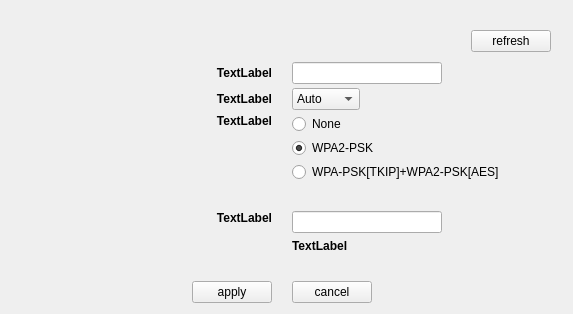
             <widget class="QWidget" name="page_wc_setting">
              <property name="pluginSettingPage" stdset="0">
               <string>1</string>
              </property>
              <widget class="QFrame" name="frame_6">
               <property name="geometry">
                <rect>
                 <x>0</x>
                 <y>280</y>
                 <width>564</width>
                 <height>25</height>
                </rect>
               </property>
               <property name="frameShape">
                <enum>QFrame::NoFrame</enum>
               </property>
               <property name="frameShadow">
                <enum>QFrame::Plain</enum>
               </property>
               <layout class="QHBoxLayout" name="horizontalLayout_6">
                <property name="spacing">
                 <number>20</number>
                </property>
                <property name="leftMargin">
                 <number>0</number>
                </property>
                <property name="topMargin">
                 <number>0</number>
                </property>
                <property name="rightMargin">
                 <number>0</number>
                </property>
                <property name="bottomMargin">
                 <number>0</number>
                </property>
                <item>
                 <spacer name="horizontalSpacer_7">
                  <property name="orientation">
                   <enum>Qt::Horizontal</enum>
                  </property>
                  <property name="sizeHint" stdset="0">
                   <size>
                    <width>40</width>
                    <height>20</height>
                   </size>
                  </property>
                 </spacer>
                </item>
                <item>
                 <widget class="QPushButton" name="but_apply">
                  <property name="text">
                   <string>apply</string>
                  </property>
                  <property name="autoDefault">
                   <bool>true</bool>
                  </property>
                 </widget>
                </item>
                <item>
                 <widget class="QPushButton" name="but_setting_cancel">
                  <property name="text">
                   <string>cancel</string>
                  </property>
                  <property name="autoDefault">
                   <bool>true</bool>
                  </property>
                 </widget>
                </item>
                <item>
                 <spacer name="horizontalSpacer_8">
                  <property name="orientation">
                   <enum>Qt::Horizontal</enum>
                  </property>
                  <property name="sizeHint" stdset="0">
                   <size>
                    <width>40</width>
                    <height>20</height>
                   </size>
                  </property>
                 </spacer>
                </item>
               </layout>
              </widget>
              <widget class="QFrame" name="frame_14">
               <property name="geometry">
                <rect>
                 <x>20</x>
                 <y>0</y>
                 <width>531</width>
                 <height>52</height>
                </rect>
               </property>
               <property name="frameShape">
                <enum>QFrame::NoFrame</enum>
               </property>
               <property name="frameShadow">
                <enum>QFrame::Plain</enum>
               </property>
               <layout class="QHBoxLayout" name="horizontalLayout_15">
                <property name="leftMargin">
                 <number>0</number>
                </property>
                <property name="topMargin">
                 <number>0</number>
                </property>
                <property name="rightMargin">
                 <number>0</number>
                </property>
                <property name="bottomMargin">
                 <number>0</number>
                </property>
                <item>
                 <widget class="QLabel" name="label_info_error_2">
                  <property name="sizePolicy">
                   <sizepolicy hsizetype="Preferred" vsizetype="Preferred">
                    <horstretch>0</horstretch>
                    <verstretch>0</verstretch>
                   </sizepolicy>
                  </property>
                  <property name="minimumSize">
                   <size>
                    <width>390</width>
                    <height>0</height>
                   </size>
                  </property>
                  <property name="text">
                   <string/>
                  </property>
                  <property name="alignment">
                   <set>Qt::AlignLeading|Qt::AlignLeft|Qt::AlignVCenter</set>
                  </property>
                  <property name="wordWrap">
                   <bool>true</bool>
                  </property>
                  <property name="openExternalLinks">
                   <bool>true</bool>
                  </property>
                 </widget>
                </item>
                <item>
                 <spacer name="horizontalSpacer_18">
                  <property name="orientation">
                   <enum>Qt::Horizontal</enum>
                  </property>
                  <property name="sizeHint" stdset="0">
                   <size>
                    <width>10</width>
                    <height>20</height>
                   </size>
                  </property>
                 </spacer>
                </item>
                <item>
                 <widget class="QFrame" name="fr_indicator1">
                  <property name="sizePolicy">
                   <sizepolicy hsizetype="Fixed" vsizetype="Expanding">
                    <horstretch>0</horstretch>
                    <verstretch>0</verstretch>
                   </sizepolicy>
                  </property>
                  <property name="minimumSize">
                   <size>
                    <width>35</width>
                    <height>0</height>
                   </size>
                  </property>
                  <property name="frameShape">
                   <enum>QFrame::NoFrame</enum>
                  </property>
                  <property name="frameShadow">
                   <enum>QFrame::Plain</enum>
                  </property>
                 </widget>
                </item>
                <item>
                 <layout class="QVBoxLayout" name="verticalLayout_10">
                  <item>
                   <spacer name="verticalSpacer_5">
                    <property name="orientation">
                     <enum>Qt::Vertical</enum>
                    </property>
                    <property name="sizeHint" stdset="0">
                     <size>
                      <width>20</width>
                      <height>40</height>
                     </size>
                    </property>
                   </spacer>
                  </item>
                  <item>
                   <widget class="QPushButton" name="but_refresh2">
                    <property name="sizePolicy">
                     <sizepolicy hsizetype="Preferred" vsizetype="Fixed">
                      <horstretch>0</horstretch>
                      <verstretch>0</verstretch>
                     </sizepolicy>
                    </property>
                    <property name="text">
                     <string>refresh</string>
                    </property>
                    <property name="autoDefault">
                     <bool>true</bool>
                    </property>
                   </widget>
                  </item>
                 </layout>
                </item>
               </layout>
              </widget>
              <widget class="QFrame" name="frame_13">
               <property name="geometry">
                <rect>
                 <x>0</x>
                 <y>60</y>
                 <width>564</width>
                 <height>220</height>
                </rect>
               </property>
               <property name="frameShape">
                <enum>QFrame::NoFrame</enum>
               </property>
               <property name="frameShadow">
                <enum>QFrame::Plain</enum>
               </property>
               <layout class="QVBoxLayout" name="verticalLayout_3">
                <property name="spacing">
                 <number>0</number>
                </property>
                <property name="leftMargin">
                 <number>0</number>
                </property>
                <property name="topMargin">
                 <number>0</number>
                </property>
                <property name="rightMargin">
                 <number>0</number>
                </property>
                <property name="bottomMargin">
                 <number>0</number>
                </property>
                <item>
                 <widget class="QFrame" name="frame_10">
                  <property name="maximumSize">
                   <size>
                    <width>16777215</width>
                    <height>30</height>
                   </size>
                  </property>
                  <property name="frameShape">
                   <enum>QFrame::NoFrame</enum>
                  </property>
                  <property name="frameShadow">
                   <enum>QFrame::Plain</enum>
                  </property>
                  <layout class="QHBoxLayout" name="horizontalLayout_8">
                   <property name="spacing">
                    <number>20</number>
                   </property>
                   <property name="topMargin">
                    <number>2</number>
                   </property>
                   <property name="bottomMargin">
                    <number>2</number>
                   </property>
                   <item>
                    <widget class="QLabel" name="stitle_ssid">
                     <property name="sizePolicy">
                      <sizepolicy hsizetype="Expanding" vsizetype="Preferred">
                       <horstretch>0</horstretch>
                       <verstretch>0</verstretch>
                      </sizepolicy>
                     </property>
                     <property name="maximumSize">
                      <size>
                       <width>16777215</width>
                       <height>15</height>
                      </size>
                     </property>
                     <property name="styleSheet">
                      <string notr="true">font: bold;</string>
                     </property>
                     <property name="text">
                      <string>TextLabel</string>
                     </property>
                     <property name="alignment">
                      <set>Qt::AlignRight|Qt::AlignTrailing|Qt::AlignVCenter</set>
                     </property>
                    </widget>
                   </item>
                   <item>
                    <layout class="QHBoxLayout" name="horizontalLayout_13">
                     <property name="leftMargin">
                      <number>0</number>
                     </property>
                     <property name="rightMargin">
                      <number>9</number>
                     </property>
                     <item>
                      <widget class="QLineEdit" name="sedt_ssid">
                       <property name="sizePolicy">
                        <sizepolicy hsizetype="Preferred" vsizetype="Fixed">
                         <horstretch>0</horstretch>
                         <verstretch>0</verstretch>
                        </sizepolicy>
                       </property>
                       <property name="minimumSize">
                        <size>
                         <width>150</width>
                         <height>0</height>
                        </size>
                       </property>
                       <property name="maxLength">
                        <number>32</number>
                       </property>
                      </widget>
                     </item>
                     <item>
                      <spacer name="horizontalSpacer_11">
                       <property name="orientation">
                        <enum>Qt::Horizontal</enum>
                       </property>
                       <property name="sizeHint" stdset="0">
                        <size>
                         <width>40</width>
                         <height>20</height>
                        </size>
                       </property>
                      </spacer>
                     </item>
                    </layout>
                   </item>
                  </layout>
                 </widget>
                </item>
                <item>
                 <widget class="QFrame" name="frame_11">
                  <property name="maximumSize">
                   <size>
                    <width>16777215</width>
                    <height>30</height>
                   </size>
                  </property>
                  <property name="frameShape">
                   <enum>QFrame::NoFrame</enum>
                  </property>
                  <property name="frameShadow">
                   <enum>QFrame::Plain</enum>
                  </property>
                  <layout class="QHBoxLayout" name="horizontalLayout_9">
                   <property name="spacing">
                    <number>20</number>
                   </property>
                   <property name="topMargin">
                    <number>2</number>
                   </property>
                   <property name="bottomMargin">
                    <number>2</number>
                   </property>
                   <item>
                    <widget class="QLabel" name="stitle_channel">
                     <property name="sizePolicy">
                      <sizepolicy hsizetype="Expanding" vsizetype="Preferred">
                       <horstretch>0</horstretch>
                       <verstretch>0</verstretch>
                      </sizepolicy>
                     </property>
                     <property name="styleSheet">
                      <string notr="true">font: bold;</string>
                     </property>
                     <property name="text">
                      <string>TextLabel</string>
                     </property>
                     <property name="alignment">
                      <set>Qt::AlignRight|Qt::AlignTrailing|Qt::AlignVCenter</set>
                     </property>
                    </widget>
                   </item>
                   <item>
                    <layout class="QHBoxLayout" name="horizontalLayout_16">
                     <property name="leftMargin">
                      <number>0</number>
                     </property>
                     <property name="rightMargin">
                      <number>9</number>
                     </property>
                     <item>
                      <widget class="QComboBox" name="cob_channel">
                       <property name="sizePolicy">
                        <sizepolicy hsizetype="Preferred" vsizetype="Fixed">
                         <horstretch>0</horstretch>
                         <verstretch>0</verstretch>
                        </sizepolicy>
                       </property>
                       <property name="minimumSize">
                        <size>
                         <width>68</width>
                         <height>0</height>
                        </size>
                       </property>
                       <property name="maximumSize">
                        <size>
                         <width>68</width>
                         <height>16777215</height>
                        </size>
                       </property>
                       <property name="maxCount">
                        <number>15</number>
                       </property>
                       <item>
                        <property name="text">
                         <string>Auto</string>
                        </property>
                       </item>
                       <item>
                        <property name="text">
                         <string>1</string>
                        </property>
                       </item>
                       <item>
                        <property name="text">
                         <string>2</string>
                        </property>
                       </item>
                       <item>
                        <property name="text">
                         <string>3</string>
                        </property>
                       </item>
                       <item>
                        <property name="text">
                         <string>4</string>
                        </property>
                       </item>
                       <item>
                        <property name="text">
                         <string>5</string>
                        </property>
                       </item>
                       <item>
                        <property name="text">
                         <string>6</string>
                        </property>
                       </item>
                       <item>
                        <property name="text">
                         <string>7</string>
                        </property>
                       </item>
                       <item>
                        <property name="text">
                         <string>8</string>
                        </property>
                       </item>
                       <item>
                        <property name="text">
                         <string>9</string>
                        </property>
                       </item>
                       <item>
                        <property name="text">
                         <string>10</string>
                        </property>
                       </item>
                       <item>
                        <property name="text">
                         <string>11</string>
                        </property>
                       </item>
                       <item>
                        <property name="text">
                         <string>12</string>
                        </property>
                       </item>
                      </widget>
                     </item>
                     <item>
                      <spacer name="horizontalSpacer_12">
                       <property name="orientation">
                        <enum>Qt::Horizontal</enum>
                       </property>
                       <property name="sizeType">
                        <enum>QSizePolicy::Expanding</enum>
                       </property>
                       <property name="sizeHint" stdset="0">
                        <size>
                         <width>40</width>
                         <height>20</height>
                        </size>
                       </property>
                      </spacer>
                     </item>
                    </layout>
                   </item>
                  </layout>
                 </widget>
                </item>
                <item>
                 <widget class="QFrame" name="frame_12">
                  <property name="minimumSize">
                   <size>
                    <width>0</width>
                    <height>80</height>
                   </size>
                  </property>
                  <property name="frameShape">
                   <enum>QFrame::NoFrame</enum>
                  </property>
                  <property name="frameShadow">
                   <enum>QFrame::Plain</enum>
                  </property>
                  <layout class="QHBoxLayout" name="horizontalLayout_10">
                   <property name="spacing">
                    <number>20</number>
                   </property>
                   <property name="topMargin">
                    <number>2</number>
                   </property>
                   <property name="bottomMargin">
                    <number>2</number>
                   </property>
                   <item>
                    <widget class="QLabel" name="stitle_secure">
                     <property name="styleSheet">
                      <string notr="true">font: bold;</string>
                     </property>
                     <property name="text">
                      <string>TextLabel</string>
                     </property>
                     <property name="alignment">
                      <set>Qt::AlignRight|Qt::AlignTop|Qt::AlignTrailing</set>
                     </property>
                    </widget>
                   </item>
                   <item>
                    <widget class="QFrame" name="frame_2">
                     <property name="frameShape">
                      <enum>QFrame::NoFrame</enum>
                     </property>
                     <property name="frameShadow">
                      <enum>QFrame::Plain</enum>
                     </property>
                     <layout class="QVBoxLayout" name="verticalLayout_4" stretch="0,0,0,0">
                      <property name="spacing">
                       <number>4</number>
                      </property>
                      <property name="leftMargin">
                       <number>0</number>
                      </property>
                      <property name="topMargin">
                       <number>0</number>
                      </property>
                      <property name="bottomMargin">
                       <number>0</number>
                      </property>
                      <item>
                       <widget class="QRadioButton" name="rdt_none">
                        <property name="text">
                         <string>None</string>
                        </property>
                       </widget>
                      </item>
                      <item>
                       <widget class="QRadioButton" name="rdt_aes">
                        <property name="text">
                         <string>WPA2-PSK</string>
                        </property>
                        <property name="checked">
                         <bool>true</bool>
                        </property>
                       </widget>
                      </item>
                      <item>
                       <widget class="QRadioButton" name="rdt_mix">
                        <property name="text">
                         <string>WPA-PSK[TKIP]+WPA2-PSK[AES]</string>
                        </property>
                       </widget>
                      </item>
                      <item>
                       <spacer name="verticalSpacer_2">
                        <property name="orientation">
                         <enum>Qt::Vertical</enum>
                        </property>
                        <property name="sizeHint" stdset="0">
                         <size>
                          <width>20</width>
                          <height>40</height>
                         </size>
                        </property>
                       </spacer>
                      </item>
                     </layout>
                    </widget>
                   </item>
                  </layout>
                 </widget>
                </item>
                <item>
                 <widget class="QFrame" name="fr_pwd">
                  <property name="frameShape">
                   <enum>QFrame::NoFrame</enum>
                  </property>
                  <property name="frameShadow">
                   <enum>QFrame::Plain</enum>
                  </property>
                  <layout class="QHBoxLayout" name="horizontalLayout_7">
                   <property name="spacing">
                    <number>20</number>
                   </property>
                   <property name="topMargin">
                    <number>0</number>
                   </property>
                   <property name="bottomMargin">
                    <number>0</number>
                   </property>
                   <item>
                    <widget class="QLabel" name="stitle_key">
                     <property name="sizePolicy">
                      <sizepolicy hsizetype="Expanding" vsizetype="Preferred">
                       <horstretch>0</horstretch>
                       <verstretch>0</verstretch>
                      </sizepolicy>
                     </property>
                     <property name="styleSheet">
                      <string notr="true">font: bold;</string>
                     </property>
                     <property name="text">
                      <string>TextLabel</string>
                     </property>
                     <property name="alignment">
                      <set>Qt::AlignRight|Qt::AlignTop|Qt::AlignTrailing</set>
                     </property>
                    </widget>
                   </item>
                   <item>
                    <widget class="QFrame" name="frame_8">
                     <property name="frameShape">
                      <enum>QFrame::NoFrame</enum>
                     </property>
                     <property name="frameShadow">
                      <enum>QFrame::Plain</enum>
                     </property>
                     <layout class="QVBoxLayout" name="verticalLayout_5">
                      <property name="leftMargin">
                       <number>0</number>
                      </property>
                      <property name="topMargin">
                       <number>0</number>
                      </property>
                      <property name="bottomMargin">
                       <number>0</number>
                      </property>
                      <item>
                       <layout class="QHBoxLayout" name="horizontalLayout_12">
                        <item>
                         <widget class="QLineEdit" name="sedt_key">
                          <property name="minimumSize">
                           <size>
                            <width>150</width>
                            <height>0</height>
                           </size>
                          </property>
                          <property name="maxLength">
                           <number>64</number>
                          </property>
                         </widget>
                        </item>
                        <item>
                         <spacer name="horizontalSpacer_9">
                          <property name="orientation">
                           <enum>Qt::Horizontal</enum>
                          </property>
                          <property name="sizeHint" stdset="0">
                           <size>
                            <width>40</width>
                            <height>20</height>
                           </size>
                          </property>
                         </spacer>
                        </item>
                       </layout>
                      </item>
                      <item>
                       <widget class="QLabel" name="lab_words_limit">
                        <property name="styleSheet">
                         <string notr="true">font: bold;</string>
                        </property>
                        <property name="text">
                         <string>TextLabel</string>
                        </property>
                       </widget>
                      </item>
                      <item>
                       <spacer name="verticalSpacer">
                        <property name="orientation">
                         <enum>Qt::Vertical</enum>
                        </property>
                        <property name="sizeHint" stdset="0">
                         <size>
                          <width>20</width>
                          <height>40</height>
                         </size>
                        </property>
                       </spacer>
                      </item>
                     </layout>
                    </widget>
                   </item>
                  </layout>
                 </widget>
                </item>
               </layout>
               <zorder>frame_12</zorder>
               <zorder>frame_10</zorder>
               <zorder>frame_11</zorder>
               <zorder>fr_pwd</zorder>
              </widget>
             </widget>
